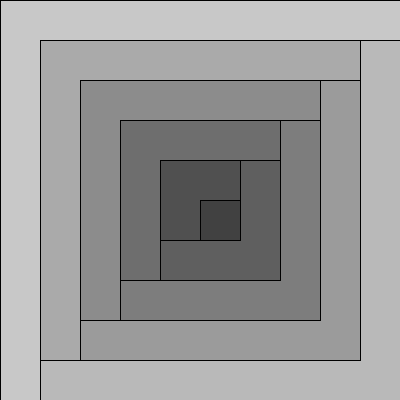
Frame 1 (no input)
Frame 60 (the mouse pressed at the canvas centre just before this capture): identical to frame 1, image omitted
Frame 120 (the mouse held since frame 60 and released just before this capture): identical to frame 1, image omitted

The Processing sketch that drew this single still picture (run headless with seeded random() and noise(); from frame 60 on, the mouse is pressed at the canvas centre):

// Processing sketch: prac3
// ── prac3.pde
int tam = 40;

void setup() {
  size(400, 400);
  rectMode(CENTER);
}

void draw() {
  for (int i = 10; i > 0; i--) {
    fill(map(i, 10, 0, 200, 50));
    if (i%2 == 0) {
      rect(width/2, height/2, tam*i, tam*i);
    } 
    else {
      rect(width/2+tam/2, height/2+tam/2, tam*i, tam*i);
    }
  }
}
